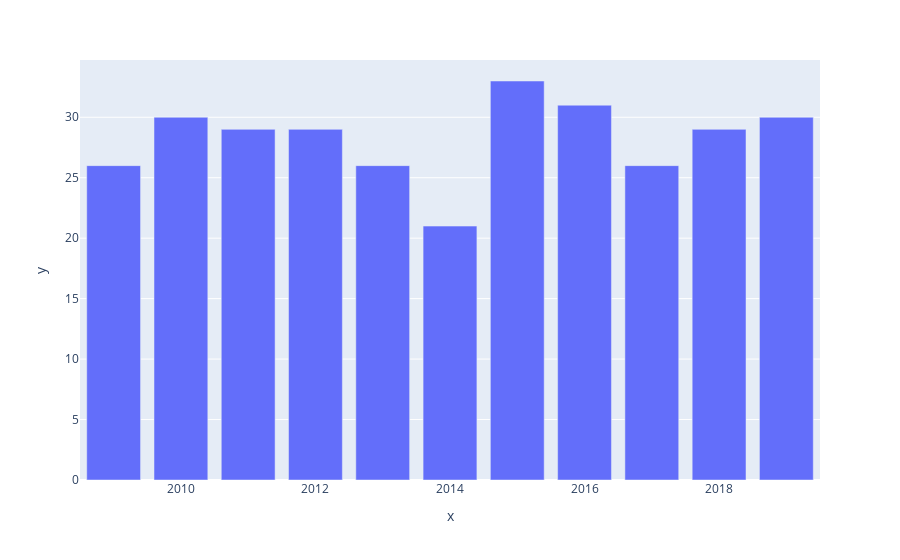

The notebook cell saved with this chart:
### Code cell
fig.show()

### Figure 1 — Plotly figure (JSON) as saved in the notebook; plotly's stock layout.template omitted (floating-point values rounded to 4 significant figures)
{"data": [{"alignmentgroup": "True", "hovertemplate": "x=%{x}<br>y=%{y}<extra></extra>", "legendgroup": "", "marker": {"color": "#636efa"}, "name": "", "offsetgroup": "", "orientation": "v", "showlegend": false, "textposition": "auto", "type": "bar", "x": [2009, 2010, 2011, 2012, 2013, 2014, 2015, 2016, 2017, 2018, 2019], "xaxis": "x", "y": [26, 30, 29, 29, 26, 21, 33, 31, 26, 29, 30], "yaxis": "y"}], "layout": {"autosize": true, "barmode": "relative", "legend": {"tracegroupgap": 0}, "margin": {"t": 60}, "xaxis": {"anchor": "y", "autorange": true, "domain": [0, 1], "range": [2008.0, 2020.0], "title": {"text": "x"}, "type": "linear"}, "yaxis": {"anchor": "x", "autorange": true, "domain": [0, 1], "range": [0, 34.74], "title": {"text": "y"}, "type": "linear"}}}
